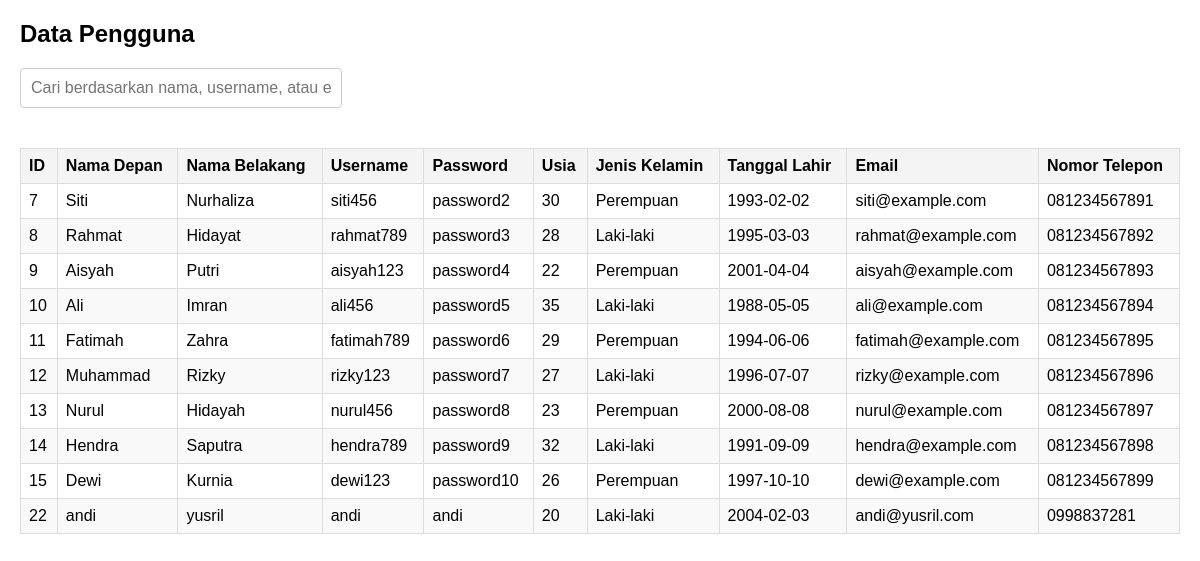
Page /page-admin/search.php on the earlier database version.
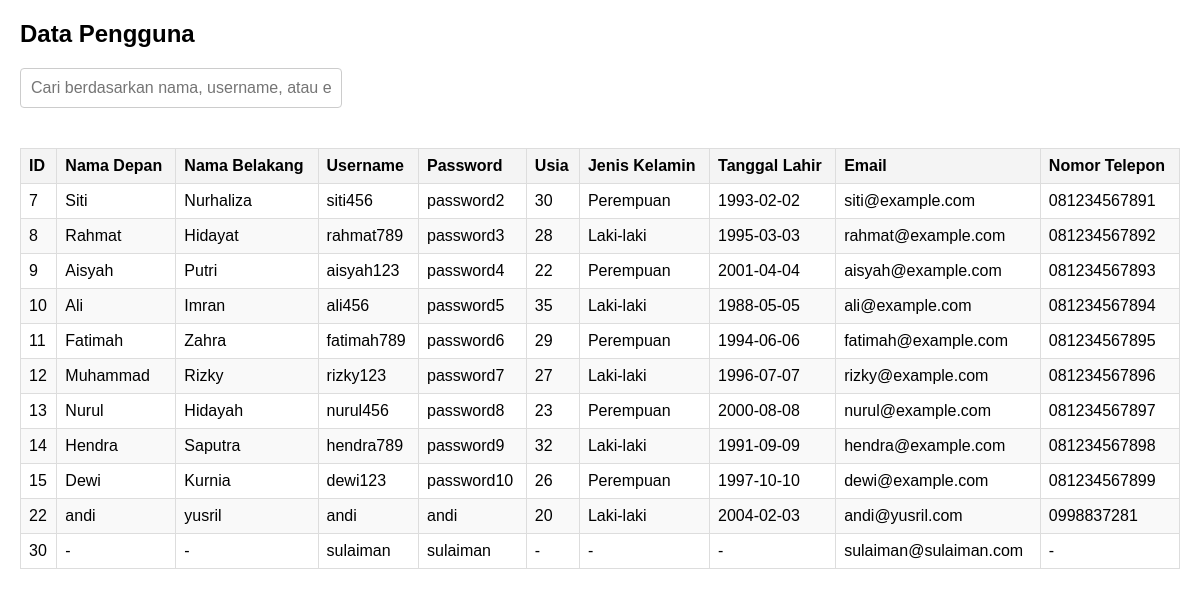
Same page on the later database version.
### tables this page shows
CREATE TABLE `users` (
  `id` int(11) NOT NULL,
  `first_name` varchar(50) DEFAULT NULL,
  `last_name` varchar(50) DEFAULT NULL,
  `username` varchar(50) NOT NULL,
  `password` varchar(255) NOT NULL,
  `age` int(3) DEFAULT NULL,
  `gender` varchar(10) DEFAULT NULL,
  `birth_date` date DEFAULT NULL,
  `email` varchar(100) NOT NULL,
  `phone` varchar(15) DEFAULT NULL,
  `role` varchar(10) NOT NULL DEFAULT 'user'
);

### page-admin/search.php (the view, shortened to what this page needs)
<?php
include '../conn/conn.php';
$query = "SELECT * FROM users WHERE role = 'user'";
$result = $conn->query($query);
?>
<!DOCTYPE html>
<html>
<head>
</head>
<body>
<h2>Data Pengguna</h2>
<input type="text" id="searchInput" placeholder="Cari berdasarkan nama, username, atau email" onkeyup="filterTable()">
<table id="dataTable">
    <thead>
        <tr>
            <th>ID</th>
            <th>Nama Depan</th>
            <th>Nama Belakang</th>
            <th>Username</th>
            <th>Password</th>
            <th>Usia</th>
            <th>Jenis Kelamin</th>
            <th>Tanggal Lahir</th>
            <th>Email</th>
            <th>Nomor Telepon</th>
        </tr>
    </thead>
    <tbody>
    <?php while ($row = $result->fetch_assoc()): ?>
    <tr>
        <td><?php echo htmlspecialchars($row['id']); ?></td>
        <td><?php echo !empty($row['first_name']) ? htmlspecialchars($row['first_name']) : '-'; ?></td>
        <td><?php echo !empty($row['last_name']) ? htmlspecialchars($row['last_name']) : '-'; ?></td>
        <td><?php echo !empty($row['username']) ? htmlspecialchars($row['username']) : '-'; ?></td>
        <td><?php echo !empty($row['password']) ? htmlspecialchars($row['password']) : '-'; ?></td>
        <td><?php echo !empty($row['age']) ? htmlspecialchars($row['age']) : '-'; ?></td>
        <td><?php echo !empty($row['gender']) ? htmlspecialchars($row['gender']) : '-'; ?></td>
        <td><?php echo !empty($row['birth_date']) ? htmlspecialchars($row['birth_date']) : '-'; ?></td>
        <td><?php echo !empty($row['email']) ? htmlspecialchars($row['email']) : '-'; ?></td>
        <td><?php echo !empty($row['phone']) ? htmlspecialchars($row['phone']) : '-'; ?></td>
    </tr>
    <?php endwhile; ?>
    </tbody>
</table>
</body>
</html>

Differences in the rows shown:
added users: id "30", username "sulaiman", password "sulaiman", email "sulaiman@sulaiman.com"
